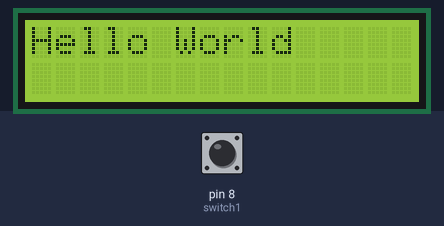
Recording of a sketch running on a simulated Arduino Uno, built with avr-gcc and run on an emulated ATmega328P. Parts: 16×2 character LCD. Inputs (shaded band) come from the test bench; at power-on: pin 8 (switch1) LOW. Random numbers use the default seed unless the sketch sets one. At 4.3 s the program stops and its outputs stay as they are.

Above: at 1.2 s.
1.3 s: pin 8 (switch1) pulled HIGH for 1 s
At 1.7 s:
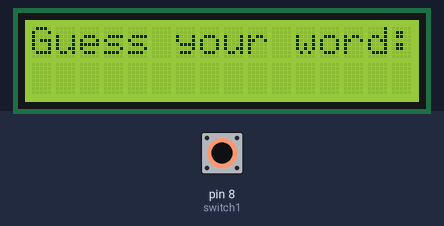
At 3.1 s:
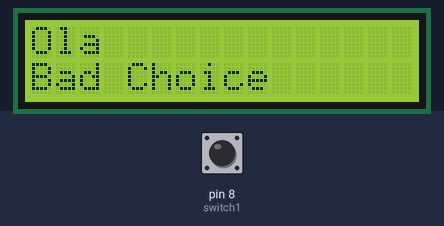
3.8 s: pin 8 (switch1) pulled HIGH for 0.15 s
At 5.5 s:
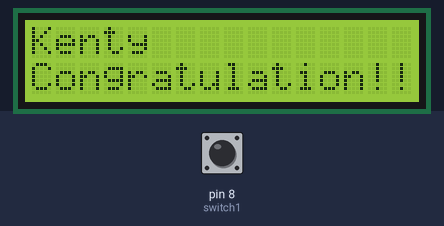
Timing chart, 0 to 5.8 s (numbered marks = the images above; inputs shaded):
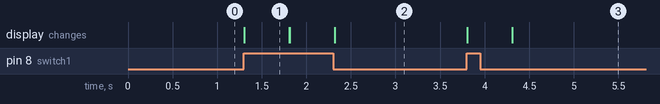

The sketch:

sketch.ino
```cpp
#include <LiquidCrystal.h>

// C++ code
//
int switch1  = 8;
LiquidCrystal lcd(12, 11, 5, 4, 3, 2);

void setup()
{
  pinMode(switch1, INPUT);
  Serial.begin(9600);
  lcd.begin(16, 2);
  lcd.print("Hello World");
  lcd.setCursor(0,1);
}

void loop()
{
int reading = digitalRead(switch1);

 if (reading == HIGH){
  int answer = random(6);
  lcd.clear();
  lcd.print("Guess your word: ");
  delay(500);
  lcd.clear();
  lcd.setCursor(0,0);

  switch (answer){

    case 1:
    lcd.print("Ola");
    lcd.setCursor(0,1);
    lcd.print("Bad Choice");
    break;

    case 2:
    lcd.print("Amico");
    lcd.setCursor(0,1);
    lcd.print("Bad Choice");
    break;


    case 3:
    lcd.print("Monica");
    lcd.setCursor(0,1);
    lcd.print("Bad Choice");
    break;


    case 4:
    lcd.print("Stahl");
    lcd.setCursor(0,1);
    lcd.print("Bad Choice");
    break;

    case 5:
    lcd.print("Kenty");
    lcd.setCursor(0,1);
    lcd.print("Congratulation!!");
    while (true){

    }
    break;
  }

 }
  }


 
```

Measured:
- after the input at 1.3 s, the display: changes at once (image 1)
- after the input at 3.8 s, the display: first changes at once (image 3 shows a later state)
- what the display in image 1 shows lasts 0.5 s, from 1.3 s to 1.8 s
